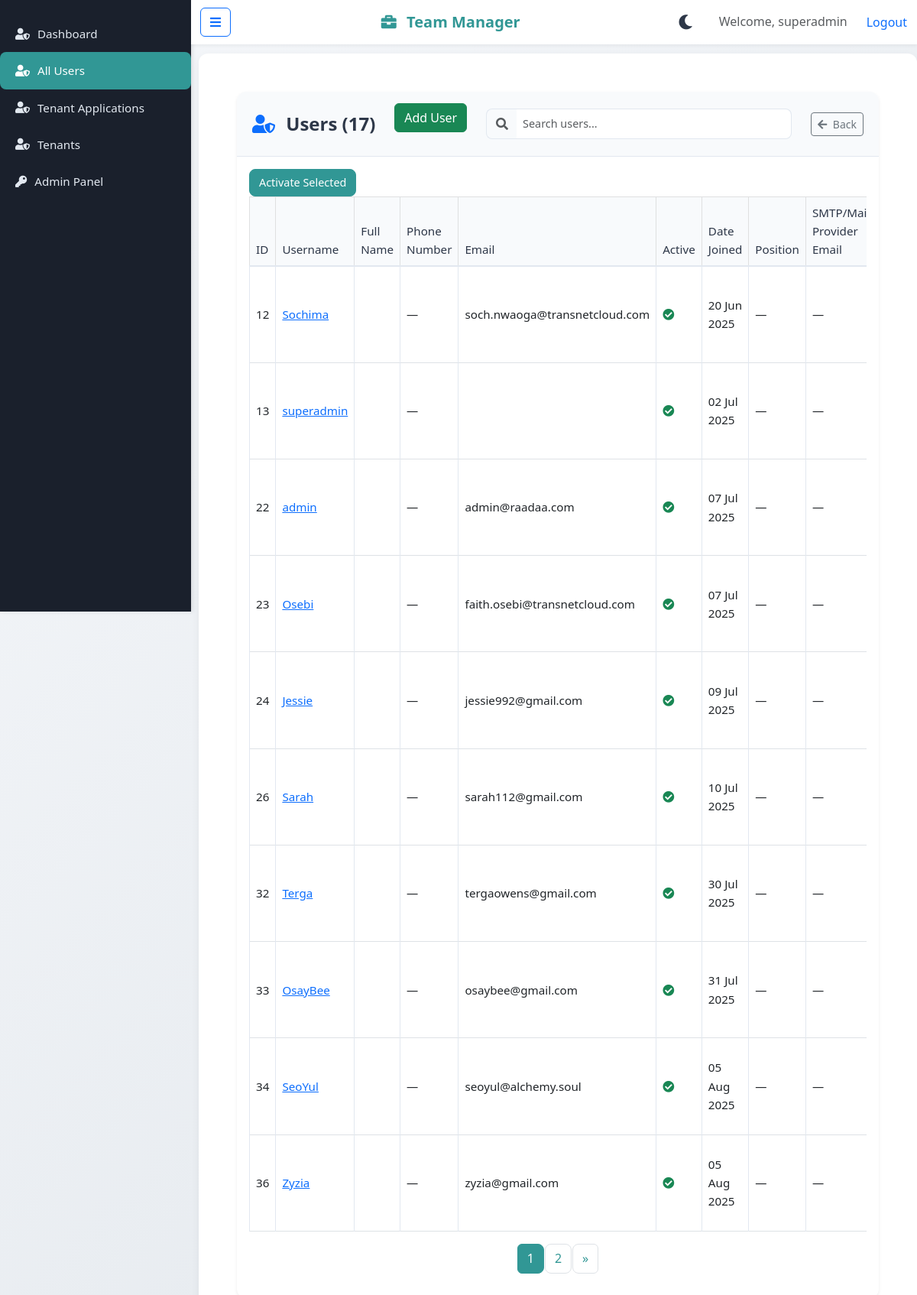
The app's page /tenants/users/list/ (signed in), older data.
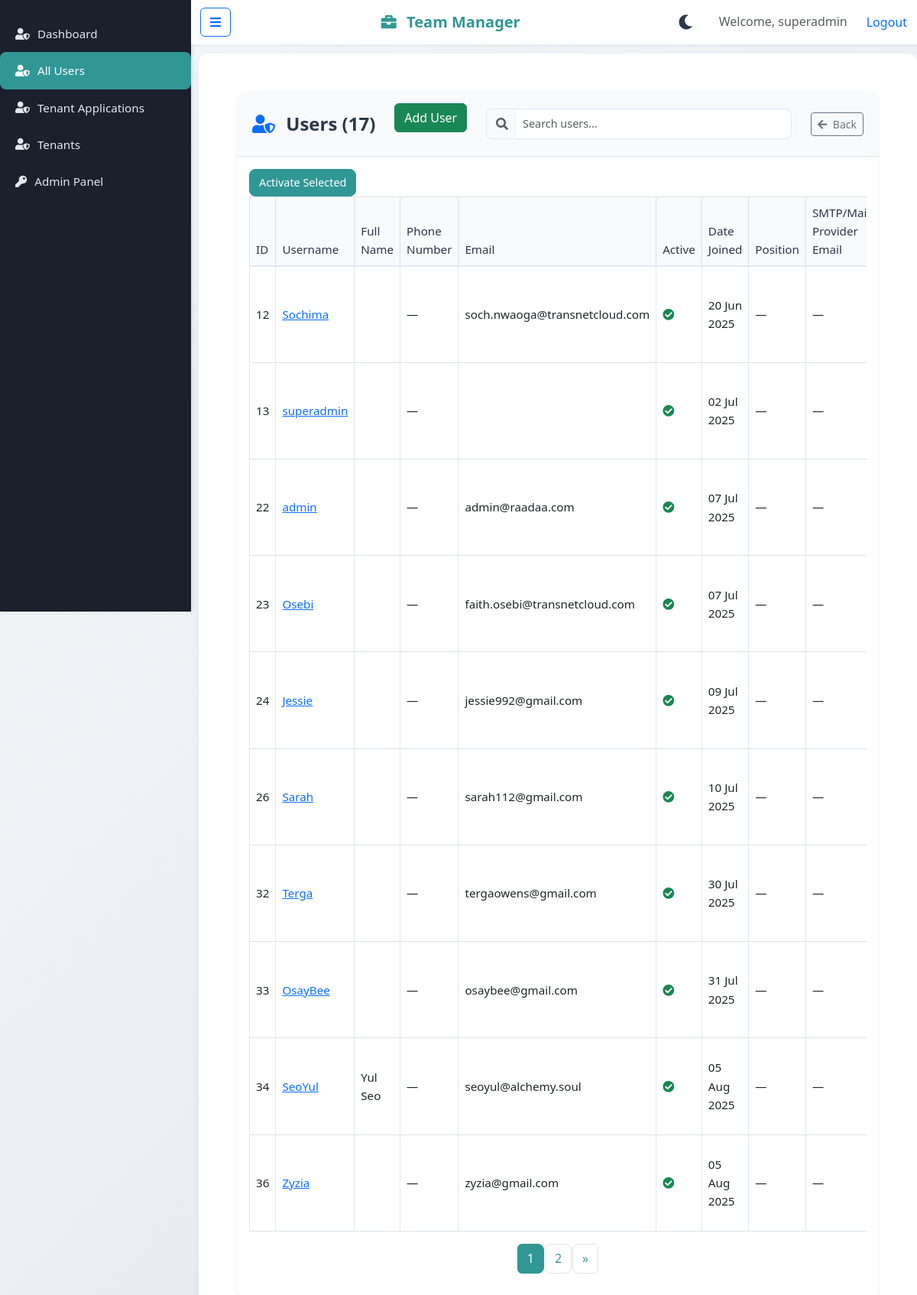
The same page, newer data.
### documents/models.py (models this page shows, shortened)
class CustomUser(AbstractUser):
    EMAIL_PROVIDERS = [
        ('gmail', 'Gmail'),
        ('yahoo', 'Yahoo'),
        ('outlook', 'Outlook'),
        ('zoho', 'Zoho'),
        ('icloud', 'iCloud'),
    ]
    tenant = models.ForeignKey(Tenant, on_delete=models.CASCADE, blank=True, null=True, related_name="customuser")
    roles = models.ManyToManyField(Role, blank=True)
    department = models.ForeignKey('Department', on_delete=models.SET_NULL, null=True, blank=True, related_name='members')
    teams = models.ManyToManyField('Team', blank=True, related_name='members')
    phone_number = models.CharField(max_length=15, blank=True, null=True)
    email_address = models.EmailField(blank=True, null=True, help_text="Email address for email provider. To enable email sending.")
    email_password = models.CharField(max_length=255, blank=True, null=True, help_text="Password for email provider. To enable email sending.")  # Encrypted SMTP password
    email_provider = models.CharField(max_length=20, choices=EMAIL_PROVIDERS, blank=True, null=True)
    def __str__(self):
        return self.username

### tenants/views.py (the view)
# urls.py: path('users/list/', users_list, name='all_users_list'),
@login_required
@user_passes_test(lambda u: u.is_superuser)
def users_list(request):
    users = CustomUser.objects.all()
    paginator = Paginator(users, 10)  # 10 users per page
    page_number = request.GET.get('page')
    page_obj = paginator.get_page(page_number)
    count = users.count()
    return render(request, "tenants/users_list.html", {"users": page_obj, 'count': count})

### documents/context_processors.py (called while the page is built)
def notification_count(request):
    if request.user.is_authenticated:
        if not hasattr(request, 'tenant') or (not request.user.is_superuser and request.user.tenant != request.tenant):
            logger.error(f"Unauthorized access by user {request.user.username}: tenant mismatch")
            return {'unseen_notification_count': 0}
    print("Meer>>>>>", request)
    if request.user.is_authenticated:
        if request.user.is_superuser:
            user = CustomUser.objects.get(username=request.user.username)
        else:
            user = CustomUser.objects.get(username=request.user.username, tenant=request.tenant)
        count = UserNotification.objects.filter(user=user, dismissed=False).count()
        return {'unseen_notification_count': count}
    return {'unseen_notification_count': 0}

### tenants/templates/tenants/users_list.html (shortened to what this page needs)
{% extends 'base.html' %}
{% block content %}
<div class="users-page">
    <div class="card shadow-sm">
        <div class="card-header d-flex justify-content-between align-items-center">
            <h4 class="card-title mb-0">
                <i class="fas fa-user-shield me-2 text-primary" aria-hidden="true"></i>
                Users ({{ count }})
            </h4>
            <div class="mb-3">
                <a href="{% url 'create_user' %}" class="btn btn-success">Add User</a>
            </div>
            <div class="input-group w-50 w-md-25">
                <span class="input-group-text bg-transparent border-end-0">
                    <i class="fas fa-search text-muted"></i>
                </span>
                <input type="text" class="form-control border-start-0" id="searchUsers" placeholder="Search users..." aria-label="Search users">
            </div>
            <a href="{% url 'admin_dashboard' %}" class="btn btn-outline-secondary btn-sm" title="Back to Admin Dashboard">
                <i class="fas fa-arrow-left me-1"></i> Back
            </a>
        </div>
        <div class="card-body">
            <div class="table-responsive">
                <button class="btn btn-primary btn-sm" onclick="bulkActivateUsers()">
                    Activate Selected
                </button>
                <table class="table table-hover table-bordered align-middle">
                    <thead class="table-light">
                        <tr>
                            <th scope="col">ID</th>
                            <th scope="col">Username</th>
                            <th scope="col">Full Name</th>
                            <th scope="col">Phone Number</th>
                            <th scope="col">Email</th>
                            <th scope="col">Active</th>
                            <th scope="col">Date Joined</th>
                            <th scope="col">Position</th>
                            <th scope="col">SMTP/Mail Provider Email</th>
                        </tr>
                    </thead>
                    <tbody id="userTableBody">
                        {% for user in users %}
                        <tr>
                            <td>{{ user.id }}</td>
                            <td><a href="{% url 'view_user_details' user.id %}">{{ user.username }}</a></td>
                            <td>{{ user.first_name }} {{ user.last_name }}</td>
                            <td>{{ user.phone_number|default:'—' }}</td>
                            <td>{{ user.email }}</td>
                            <td>
                                {% if user.is_active %}
                                    <i class="fas fa-check-circle text-success" aria-hidden="true" title="Active"></i>
                                {% endif %}
                            </td>
                            <td>{{ user.date_joined|date:"d M Y" }}</td>
                            <td>{{ user.position|default:'—' }}</td>
                            <td>{{ user.email_address|default:'—' }}</td>
                        </tr>
                        {% empty %}
                        <tr>
                            <td colspan="10" class="text-center text-muted">No users found.</td>
                        </tr>
                        {% endfor %}
                    </tbody>
                </table>
                {% if users.has_other_pages %}
                    <nav aria-label="Page navigation">
                        <ul class="pagination justify-content-center mt-3">
                            {% for num in users.paginator.page_range %}
                                <li class="page-item {% if users.number == num %}active{% endif %}">
                                    <a class="page-link" href="?page={{ num }}">{{ num }}</a>
                                </li>
                            {% endfor %}
                            {% if users.has_next %}
                                <li class="page-item">
                                    <a class="page-link" href="?page={{ users.next_page_number }}" aria-label="Next">
                                        <span aria-hidden="true">&raquo;</span>
                                    </a>
                                </li>
                            {% endif %}
                        </ul>
                    </nav>
                {% endif %}
            </div>
        </div>
    </div>
</div>
{% endblock %}

### documents/templates/base.html (shortened to what this page needs)
{% load static %}
<!DOCTYPE html>
<html lang="en">
<head>
    <link rel="stylesheet" href="https://cdn.jsdelivr.net/npm/bootstrap@5.3.0/dist/css/bootstrap.min.css">
    <link rel="stylesheet" href="https://cdnjs.cloudflare.com/ajax/libs/font-awesome/5.15.4/css/all.min.css">
</head>
<body {% if not user.is_authenticated %}class="unauthenticated"{% endif %}>
    <link href="https://cdn.jsdelivr.net/npm/select2@4.1.0-rc.0/dist/css/select2.min.css" rel="stylesheet">
    {% if user.is_authenticated %}
    <div class="sidebar" id="sidebar">
        {% if user.is_superuser %}
            <a href="{% url 'superuser_dashboard' %}" {% if request.path == '/tenants/dashboard/' %}class="active"{% endif %}><i class="fas fa-user-shield"></i>Dashboard</a>
            <a href="{% url 'all_users_list' %}" {% if request.path == '/tenants/users/list/' %}class="active"{% endif %}><i class="fas fa-user-shield"></i>All Users</a>
            <a href="{% url 'tenant_applications' %}" {% if request.path == '/tenants/tenant-applications/'%}class="active"{% endif %}><i class="fas fa-user-shield"></i>Tenant Applications</a>
            <a href="{% url 'tenant_list' %}" {% if request.path == '/tenants/list/' %}class="active"{% endif %}><i class="fas fa-user-shield"></i>Tenants</a>
            <a href="{% url 'admin:index' %}" {% if request.path|slice:":7" == '/admin/' %}class="active"{% endif %}><i class="fas fa-key"></i> Admin Panel</a>
        {% endif %}
    </div>
    {% endif %}
    {% if not user.is_superuser and not user.tenant %}
        <nav class="navbar navbar-light bg-light fixed-top no-tenant" id="navbar">
            <div class="container-fluid">
                <a class="navbar-brand ms-3" href="{% url 'tenant_home' %}"><i class="fas fa-briefcase mr-4" style="color: #319795;"></i> <span style="color: #319795;"><strong>Team Manager</strong></span></a>
                <div class="d-flex align-items-center gap-2">
                    <button class="theme-toggle-btn" id="themeToggleBtn" title="Toggle Dark Mode" aria-label="Toggle Dark Mode">
                        <i class="fas fa-moon"></i>
                    </button>
                    <button class="navbar-toggler" type="button" data-bs-toggle="collapse" data-bs-target="#navbarNav" aria-controls="navbarNav" aria-expanded="false" aria-label="Toggle navigation">
                        <span class="navbar-toggler-icon"></span>
                    </button>
                </div>
                <div class="collapse navbar-collapse" id="navbarNav">
                    <ul class="navbar-nav">
                        <li class="nav-item">
                            <a class="nav-link" href="#features">Features</a>
                        </li>
                        <li class="nav-item">
                            <a class="nav-link" href="#why-join">Why Join</a>
                        </li>
                        <li class="nav-item">
                            <a class="nav-link btn btn-primary text-white" href="{% url 'apply_for_tenant' %}">Apply for Your Company</a>
                        </li>
                    </ul>
                    <div class="auth-section ms-auto">
                        {% if user.is_authenticated and user.is_superuser %}
                            <span class="text-muted me-3">Welcome, {{ user.username }}</span>
                            <form action="{% url 'logout' %}" method="post" style="display: inline;">
                                {% csrf_token %}
                                <button type="submit" class="btn btn-link text-primary" style="padding: 0; text-decoration: none;">Logout</button>
                            </form>
                        {% else %}
                            <a href="{% url 'login' %}" class="btn btn-primary">Login</a>
                        {% endif %}
                    </div>
                </div>
            </div>
        </nav>
    {% elif user.is_authenticated or user.is_superuser %}
    <nav class="navbar navbar-light bg-light fixed-top" id="navbar">
        <div class="container-fluid">
            {% if user.is_authenticated %}
                <button class="btn btn-outline-primary toggle-sidebar" onclick="toggleSidebar()" aria-label="Toggle Sidebar"><i class="fas fa-bars"></i></button>
            {% else %}
                <span class="d-none d-md-inline"> </span>
            {% endif %}
            <a class="navbar-brand ms-3" href="/">
                {% if user.is_authenticated and request.tenant.company_profile %}
                    {% if request.tenant.company_profile.photo %}
                        <img src="{{ request.tenant.company_profile.photo.url }}" alt="{{ request.tenant.company_profile.company_name }} Logo" class="company-logo me-2" style="max-height: 40px;">
                    {% else %}
                        <img src="{% static 'teammanager_logo.png' %}" alt="Team Manager Logo" class="company-logo me-2" style="max-height: 40px; object-fit: contain; background: rgba(255, 255, 255, 0.95); padding: 8px;">
                    {% endif %}
                    <span id="tenant-name" style="color: #319795;"><strong>{{ request.tenant.company_profile.company_name|default:"Team Manager" }}</strong></span>
                {% else %}
                    <i class="fas fa-briefcase me-2" style="color: #319795;"></i>
                    <span id="tenant-name" style="color: #319795;"><strong>{{ request.tenant.name|default:"Team Manager" }}</strong></span>
                {% endif %}
            </a>
            <div class="d-flex align-items-center gap-4">
                <button class="theme-toggle-btn" id="themeToggleBtn" title="Toggle Dark Mode" aria-label="Toggle Dark Mode">
                    <i class="fas fa-moon"></i>
                </button>
                {% if user.is_authenticated %}
                    <span class="text-muted">Welcome, {{ user.username }}</span>
                    {% if user.is_superuser %}
                        <form action="{% url 'logout' %}" method="post" style="display: inline;">
                            <button type="submit" class="btn btn-link text-primary" style="padding: 0; text-decoration: none;">Logout</button>
                        </form>
                    {% endif %}
                {% else %}
                    <a href="{% url 'login' %}" class="btn btn-primary">Login</a>
                    <a href="{% url 'register' %}" class="btn btn-outline-primary">Register</a>
                {% endif %}
            </div>
        </div>
    </nav>
    {% endif %}
    <div class="main-content" id="main-content">
        {% block content %}
        {% endblock %}
    </div>
</body>
</html>

### tenants/templates/tenants/users_list.html (style rules this page uses)
.pagination .page-link { color: #319795; border-radius: 8px; margin: 0 2px; }
.pagination .page-item.active .page-link { background-color: #319795; border-color: #319795; color: #ffffff; }
.users-page { padding: 20px; }
.users-page .card { border: none; border-radius: 12px; background: #ffffff; box-shadow: 0 4px 12px rgba(0, 0, 0, 0.05); }
.users-page .card-header { background: #f8fafc; border-bottom: 1px solid #e2e8f0; border-radius: 12px 12px 0 0; padding: 15px 20px; }
.users-page .card-title { font-weight: 600; color: #2d3748; }
.users-page .table { margin-bottom: 0; font-size: 0.95rem; }
.users-page .table th { font-weight: 500; color: #2d3748; background: #f8fafc; border-bottom: 2px solid #e2e8f0; }
.users-page .table td { vertical-align: middle; border-color: #e2e8f0; }
.users-page .btn-primary { background-color: #319795; border-color: #319795; border-radius: 8px; padding: 6px 12px; font-size: 0.9rem; transition: background-color 0.2s ease; }
.users-page .form-control { border-radius: 8px; border: 1px solid #e2e8f0; font-size: 0.9rem; padding: 8px; }
.users-page .input-group-text { border-radius: 8px 0 0 8px; border: 1px solid #e2e8f0; }

Row changes from the older to the newer data that the page shows:
changed CustomUser "SeoYul": first_name (not shown) → "Yul"; last_name (not shown) → "Seo"
